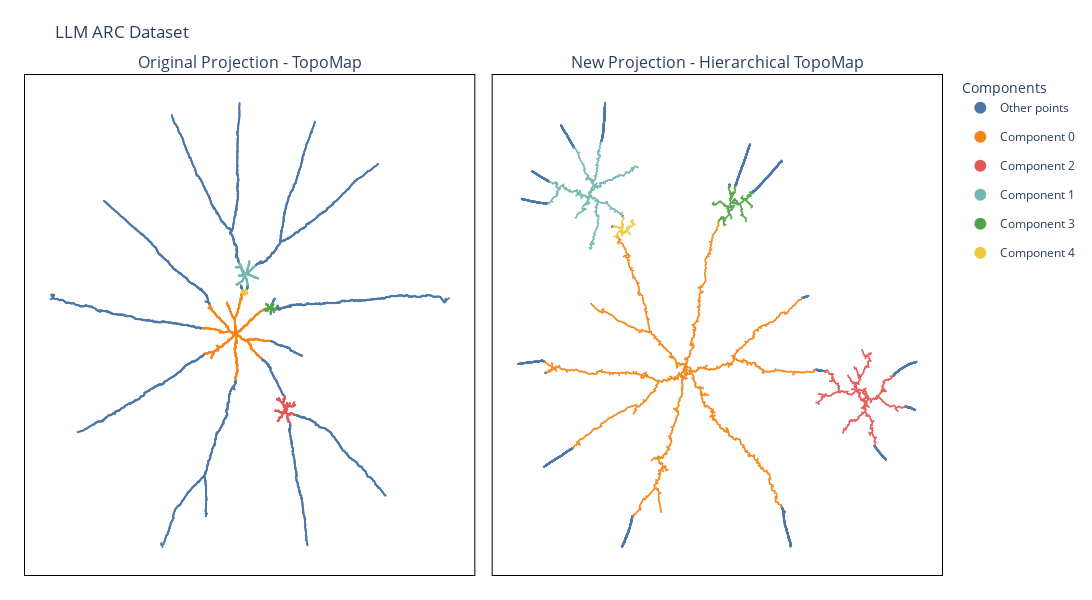

Notebook cell for this chart:
### Code cell
components_to_highligth = hiertopomap_llm.components_to_scale

fig = plot_topomap_comparison_highlight(proj_topomap_llm, proj_hier_llm, 
                                        components_to_highligth, df_comp_llm)
fig.update_layout(title='LLM ARC Dataset', 
                    height=600,
                    width=1200,
                  )
fig.write_image("Comparison-LLM-ARC.png", scale=3)
fig.show()

### Figure 1 — Plotly figure (JSON) as saved in the notebook; plotly's stock layout.template omitted (floating-point values rounded to 4 significant figures; data arrays with more than 128 entries replaced by an {"elided": "..."} marker saying what was removed)
{"data": [{"legendgroup": "Other points", "marker": {"color": "#4C78A8", "size": 2}, "mode": "markers", "name": "Other points", "type": "scatter", "x": {"elided": "4571 float values"}, "xaxis": "x", "y": {"elided": "4571 float values"}, "yaxis": "y"}, {"legendgroup": "Component 0", "marker": {"color": "#F58518", "size": 2}, "mode": "markers", "name": "Component 0", "type": "scatter", "x": {"elided": "1206 float values"}, "xaxis": "x", "y": {"elided": "1206 float values"}, "yaxis": "y"}, {"legendgroup": "Component 2", "marker": {"color": "#E45756", "size": 2}, "mode": "markers", "name": "Component 2", "type": "scatter", "x": {"elided": "351 float values"}, "xaxis": "x", "y": {"elided": "351 float values"}, "yaxis": "y"}, {"legendgroup": "Component 1", "marker": {"color": "#72B7B2", "size": 2}, "mode": "markers", "name": "Component 1", "type": "scatter", "x": {"elided": "328 float values"}, "xaxis": "x", "y": {"elided": "328 float values"}, "yaxis": "y"}, {"legendgroup": "Component 3", "marker": {"color": "#54A24B", "size": 2}, "mode": "markers", "name": "Component 3", "type": "scatter", "x": {"elided": "151 float values"}, "xaxis": "x", "y": {"elided": "151 float values"}, "yaxis": "y"}, {"legendgroup": "Component 4", "marker": {"color": "#EECA3B", "size": 2}, "mode": "markers", "name": "Component 4", "type": "scatter", "x": [7746.0, 7925.0, 7727.0, 8141.0, 7809.0, 7743.0, 7823.0, 8127.0, 7906.0, 7945.0, 7652.0, 7783.0, 7876.0, 8027.0, 7768.0, 7917.0, 7890.0, 7771.0, 7848.0, 7774.0, 7915.0, 8058.0, 7774.0, 7759.0, 7713.0, 7959.0, 7996.0, 8093.0, 7928.0, 7846.0, 7701.0, 7916.0, 8138.0, 7817.0, 7618.0, 7978.0, 7815, 8109.0, 7634.0, 7759.0, 8118.0, 7842.0, 7828.0, 7681.0, 7991.0, 7805.0, 7671.0, 7588.0, 7910.0, 7928.0, 7798.0, 7780.0, 7790.0, 7929.0, 8040.0, 7852.0, 7882.0, 7788.0, 8009.0, 7955.0, 7882.0, 8164.0, 8025.0, 7796.0, 8146.0], "xaxis": "x", "y": [20850.0, 20620.0, 20990.0, 20790.0, 20750.0, 21000.0, 20770.0, 20750.0, 20930.0, 20740.0, 20810.0, 20910.0, 20760.0, 21030.0, 20980.0, 20690.0, 20850.0, 20770.0, 20870.0, 20840.0, 20890.0, 20730.0, 20940.0, 20720.0, 20840.0, 20970.0, 20780.0, 20740.0, 20770.0, 20840.0, 21010.0, 20730.0, 20840.0, 20910.0, 20820.0, 20740.0, 20880.0, 20810.0, 20800.0, 20750.0, 20780.0, 20750.0, 20810.0, 20830.0, 20980.0, 20800.0, 20780.0, 20840.0, 20660.0, 20910.0, 20780.0, 20790.0, 20760.0, 20950.0, 20760.0, 20730.0, 20730.0, 20810.0, 20750.0, 20790.0, 20880.0, 20810.0, 20990.0, 20830.0, 20720.0], "yaxis": "y"}, {"legendgroup": "Other points", "marker": {"color": "#4C78A8", "size": 2}, "mode": "markers", "name": "Other points", "showlegend": false, "type": "scatter", "x": {"elided": "4571 float values"}, "xaxis": "x2", "y": {"elided": "4571 float values"}, "yaxis": "y2"}, {"legendgroup": "Component 0", "marker": {"color": "#F58518", "size": 2}, "mode": "markers", "name": "Component 0", "showlegend": false, "type": "scatter", "x": {"elided": "1206 float values"}, "xaxis": "x2", "y": {"elided": "1206 float values"}, "yaxis": "y2"}, {"legendgroup": "Component 2", "marker": {"color": "#E45756", "size": 2}, "mode": "markers", "name": "Component 2", "showlegend": false, "type": "scatter", "x": {"elided": "351 float values"}, "xaxis": "x2", "y": {"elided": "351 float values"}, "yaxis": "y2"}, {"legendgroup": "Component 1", "marker": {"color": "#72B7B2", "size": 2}, "mode": "markers", "name": "Component 1", "showlegend": false, "type": "scatter", "x": {"elided": "328 float values"}, "xaxis": "x2", "y": {"elided": "328 float values"}, "yaxis": "y2"}, {"legendgroup": "Component 3", "marker": {"color": "#54A24B", "size": 2}, "mode": "markers", "name": "Component 3", "showlegend": false, "type": "scatter", "x": {"elided": "151 float values"}, "xaxis": "x2", "y": {"elided": "151 float values"}, "yaxis": "y2"}, {"legendgroup": "Component 4", "marker": {"color": "#EECA3B", "size": 2}, "mode": "markers", "name": "Component 4", "showlegend": false, "type": "scatter", "x": [-1283.0, 3408.0, -3021.0, 4476.0, 585.2, -2994.0, 572.9, 4714.0, -41.95, 2381.0, -2121.0, -1483.0, 1350.0, 449.1, -2404.0, 2590.0, 550.8, -135.2, -260.2, -874.4, 434.4, 3960.0, -1959.0, 225.3, -1682.0, 178.5, 2653.0, 4367.0, 1883.0, 74.2, -3617.0, 2203.0, 3909.0, -1031.0, -2665.0, 2894.0, -707.3, 3765.0, -2223.0, -61.84, 4245.0, 976.5, 140.8, -1965.0, 462.4, -77, -1599.0, -3256.0, 2874.0, 448.2, 46.69, -241.9, 174.7, -18.9, 3405.0, 1363.0, 1669.0, -366.5, 3151.0, 2049.0, 88.38, 4493.0, 806.2, -496.6, 5278.0], "xaxis": "x2", "y": [114800.0, 113800.0, 116400.0, 118200.0, 114200.0, 116800.0, 114600.0, 117600.0, 117500.0, 115600.0, 113300.0, 116000.0, 115000.0, 120100.0, 116800.0, 114600.0, 116400.0, 114100.0, 116300.0, 115000.0, 117200.0, 116700.0, 116400.0, 113300.0, 114400.0, 118600.0, 116600.0, 117100.0, 115800.0, 115800.0, 116500.0, 115000.0, 118900.0, 116400.0, 113100.0, 115800.0, 115900.0, 118300.0, 113000.0, 113600.0, 117900.0, 114600.0, 115200.0, 113900.0, 119200.0, 114900.0, 113200.0, 113000.0, 114100.0, 117500.0, 114500.0, 114400.0, 114200.0, 118100.0, 116900.0, 114400.0, 114800.0, 114800.0, 116400.0, 116300.0, 116700.0, 118800.0, 119600.0, 115200.0, 117400.0], "yaxis": "y2"}], "layout": {"annotations": [{"font": {"size": 16}, "showarrow": false, "text": "Original Projection - TopoMap", "x": 0.245, "xanchor": "center", "xref": "paper", "y": 1, "yanchor": "bottom", "yref": "paper"}, {"font": {"size": 16}, "showarrow": false, "text": "New Projection - Hierarchical TopoMap", "x": 0.755, "xanchor": "center", "xref": "paper", "y": 1, "yanchor": "bottom", "yref": "paper"}], "height": 600, "legend": {"itemsizing": "constant", "title": {"text": "Components"}}, "margin": {"b": 25, "l": 25, "r": 25, "t": 75}, "plot_bgcolor": "white", "title": {"text": "LLM ARC Dataset"}, "width": 1200, "xaxis": {"anchor": "y", "domain": [0, 0.49], "linecolor": "black", "linewidth": 1, "mirror": true, "showline": true, "showticklabels": false}, "xaxis2": {"anchor": "y2", "domain": [0.51, 1], "linecolor": "black", "linewidth": 1, "mirror": true, "showline": true, "showticklabels": false}, "yaxis": {"anchor": "x", "domain": [0, 1], "linecolor": "black", "linewidth": 1, "mirror": true, "showline": true, "showticklabels": false}, "yaxis2": {"anchor": "x2", "domain": [0, 1], "linecolor": "black", "linewidth": 1, "mirror": true, "showline": true, "showticklabels": false}}}
